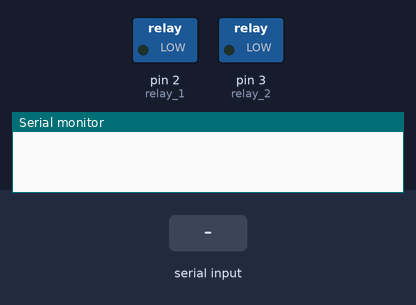
A sketch run on a simulated Arduino Uno, built with avr-gcc and run on an emulated ATmega328P. Shown: switched loads named in the sketch (green lamp = pin HIGH), the last lines printed to the serial monitor. Inputs (shaded band) come from the test bench.

Above: at 1.2 s.
1.3 s: "relay_1\n" received over Serial
At 1.4 s:
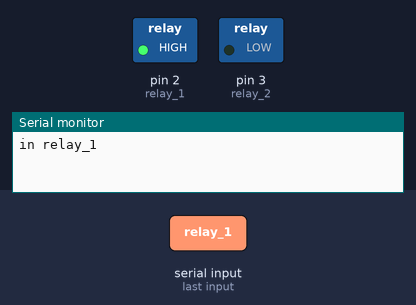
3.0 s: "relay_2\n" received over Serial
At 3.1 s:
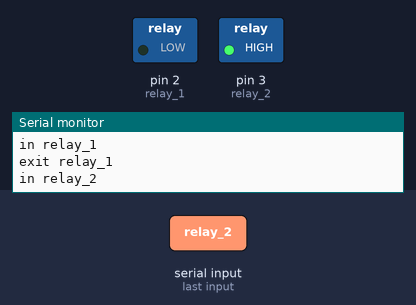
Timing chart, 0 to 6.0 s (numbered marks = the images above; inputs shaded):
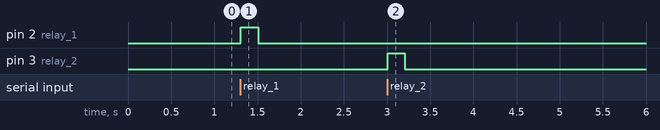

Measured:
- after the input at 1.3 s, pin 2 (relay_1): LOW → HIGH at once, → LOW 0.20 s later
- after the input at 3.0 s, pin 3 (relay_2): LOW → HIGH at once, → LOW 0.20 s later

The sketch:

ac-toggle.ino
```cpp
// brendan@horan.hk
// ac-toggle

// define the switches
int relay_1 = 2; // Physical pin D2
int relay_2 = 3; // Physical pin D3

// string to store the incoming serial data
String serial_in;

void setup() {
  // set the switches to be output
  pinMode(relay_1, OUTPUT);
  pinMode(relay_2, OUTPUT);


  // start the serial port
  Serial.begin(9600);
}

void loop() {
  // wait for  data on serial
  if (Serial.available() > 0) {
    serial_in = Serial.readStringUntil('\n');

  if (serial_in == "relay_1") {
   Serial.println("in relay_1");
   digitalWrite(relay_1, HIGH);
   // wait 200ms for the relay to tigger
   delay(200);
   digitalWrite(relay_1, LOW);
   Serial.println("exit relay_1");
   return;
  }

  if (serial_in == "relay_2") {
   Serial.println("in relay_2");
   digitalWrite(relay_2, HIGH);
   // wait 200ms for the relay to tigger
   delay(200);
   digitalWrite(relay_2, LOW);
   Serial.println("out relay_2");
   return;
  }
 else
   Serial.println("Invalid input");

  Serial.print("serial in : ");
  Serial.println(serial_in);
  }
}
```
